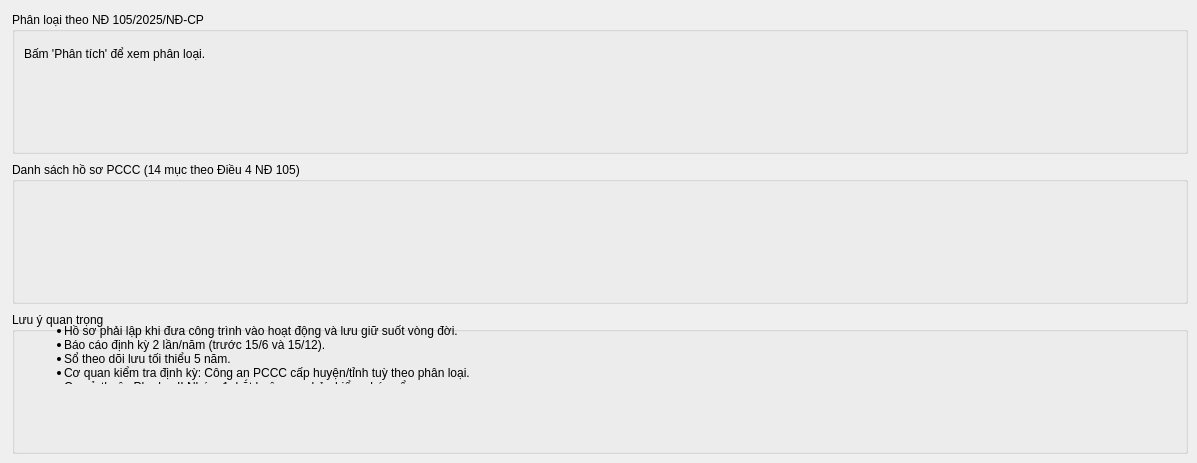
           <widget class="QWidget" name="hs_inner">
            <widget class="QGroupBox" name="gb_phan_loai">
             <property name="title">
              <string>Phân loại theo NĐ 105/2025/NĐ-CP</string>
             </property>
             <property name="geometry">
              <rect>
               <x>12</x>
               <y>12</y>
               <width>1176</width>
               <height>142</height>
              </rect>
             </property>
             <widget class="QLabel" name="lbl_phan_loai_nd105">
              <property name="wordWrap">
               <bool>true</bool>
              </property>
              <property name="textFormat">
               <enum>Qt::RichText</enum>
              </property>
              <property name="openExternalLinks">
               <bool>true</bool>
              </property>
              <property name="text">
               <string>Bấm 'Phân tích' để xem phân loại.</string>
              </property>
              <property name="geometry">
               <rect>
                <x>12</x>
                <y>12</y>
                <width>1152</width>
                <height>60</height>
               </rect>
              </property>
             </widget>
            </widget>
            <widget class="QGroupBox" name="gb_ds_ho_so">
             <property name="title">
              <string>Danh sách hồ sơ PCCC (14 mục theo Điều 4 NĐ 105)</string>
             </property>
             <property name="geometry">
              <rect>
               <x>12</x>
               <y>162</y>
               <width>1176</width>
               <height>142</height>
              </rect>
             </property>
             <widget class="QLabel" name="lbl_ds_ho_so">
              <property name="wordWrap">
               <bool>true</bool>
              </property>
              <property name="textFormat">
               <enum>Qt::RichText</enum>
              </property>
              <property name="openExternalLinks">
               <bool>true</bool>
              </property>
              <property name="text">
               <string />
              </property>
              <property name="geometry">
               <rect>
                <x>12</x>
                <y>12</y>
                <width>1152</width>
                <height>60</height>
               </rect>
              </property>
             </widget>
            </widget>
            <widget class="QGroupBox" name="gb_luu_y">
             <property name="title">
              <string>Lưu ý quan trọng</string>
             </property>
             <property name="geometry">
              <rect>
               <x>12</x>
               <y>312</y>
               <width>1176</width>
               <height>142</height>
              </rect>
             </property>
             <widget class="QLabel" name="lbl_luu_y">
              <property name="wordWrap">
               <bool>true</bool>
              </property>
              <property name="textFormat">
               <enum>Qt::RichText</enum>
              </property>
              <property name="text">
               <string>&lt;ul&gt;&lt;li&gt;Hồ sơ phải lập khi đưa công trình vào hoạt động và lưu giữ suốt vòng đời.&lt;/li&gt;&lt;li&gt;Báo cáo định kỳ 2 lần/năm (trước 15/6 và 15/12).&lt;/li&gt;&lt;li&gt;Sổ theo dõi lưu tối thiểu 5 năm.&lt;/li&gt;&lt;li&gt;Cơ quan kiểm tra định kỳ: Công an PCCC cấp huyện/tỉnh tuỳ theo phân loại.&lt;/li&gt;&lt;li&gt;Cơ sở thuộc Phụ lục II Nhóm 1: bắt buộc mua bảo hiểm cháy nổ.&lt;/li&gt;&lt;/ul&gt;</string>
              </property>
              <property name="geometry">
               <rect>
                <x>12</x>
                <y>12</y>
                <width>1152</width>
                <height>60</height>
               </rect>
              </property>
             </widget>
            </widget>
           </widget>
